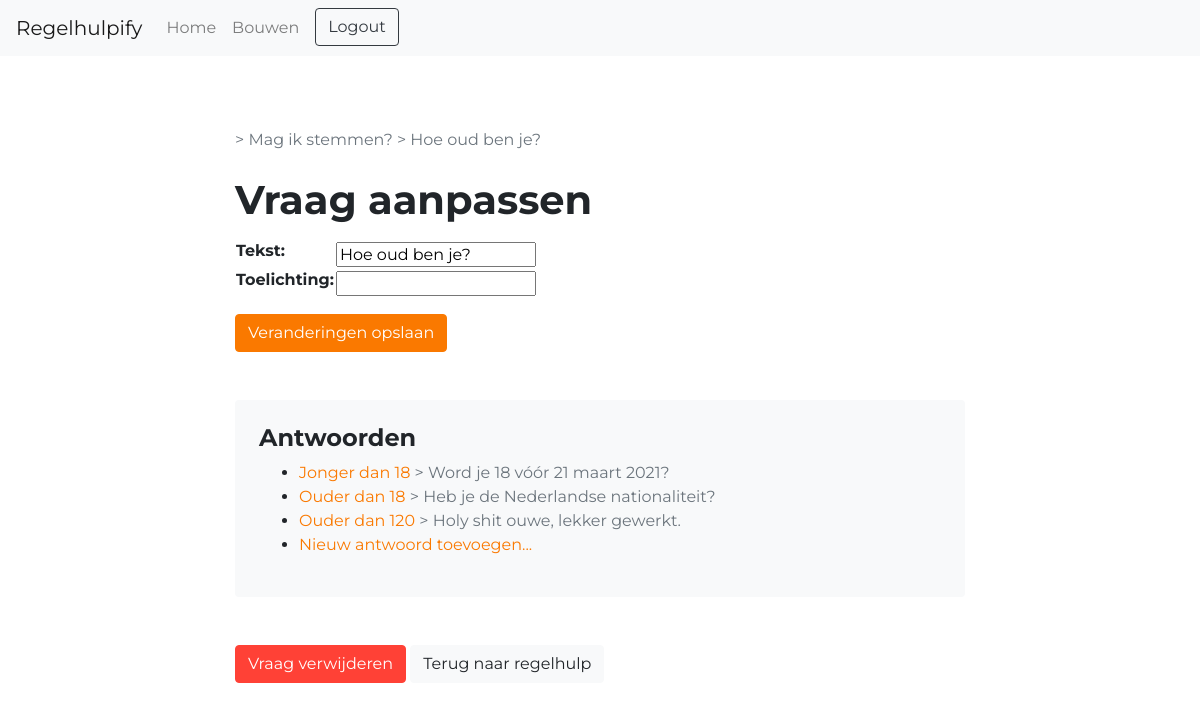
/builder/1/1/ (signed in), run on the app's committed database.
### regelhulpify/models.py (models this page shows, shortened)
class Tool(models.Model):
    owner = models.ForeignKey(User, on_delete=models.SET_DEFAULT, default=1)
    name = models.CharField(max_length=128, unique=True)
    desc = models.CharField(max_length=1024)
    img = models.URLField(max_length=1024, null=True, blank=True)
    shorturl = models.SlugField(max_length=64, unique=True, null=True, blank=True, validators=[safe_url])

class Question(models.Model):
    text = models.CharField(max_length=128)
    expl = models.CharField(max_length=256, blank=True)
    tool = models.ForeignKey(Tool, on_delete=models.CASCADE)
    position = models.IntegerField()
    result = models.BooleanField(default=False)
    class Meta:
        constraints = [
            models.UniqueConstraint(fields=['tool', 'position'], name='unique position within tool')
        ]

class Answer(models.Model):
    text = models.CharField(max_length=128)
    resulttext = models.CharField(max_length=256, blank=True)
    question = models.ForeignKey(Question, on_delete=models.CASCADE)
    nextquestion = models.ForeignKey(Question, on_delete=models.SET_DEFAULT, null=True, default="", blank=True, related_name='comesfrom')

### regelhulpify/views.py (the view, shortened to what this page needs)
# urls.py: path("builder/<int:tool>/<int:question>/", views.builder_question, name="builder_question"),
@login_required
def builder_question(request, tool, question):
    t = get_object_or_404(Tool, id=tool)
    q = Question.objects.get(tool=t, pk=question)
    a = Answer.objects.filter(question=q)
    form = QuestionForm(instance=q)
    r = 'Vraag' if q.result == 0 else 'Uitkomst'
    context = {'form': form, 'tool': t, 'question': q, 'answers': a, 'type': r}
    return render(request, 'regelhulpify/builder_question.html', context)

### regelhulpify/forms.py
class QuestionForm(ModelForm):
    class Meta:
        model = Question
        fields = ['text','expl','tool','position', 'result']
        widgets = {'tool': HiddenInput(), 'position': HiddenInput(), 'result': HiddenInput()}
        labels = {
        "text": "Tekst",
        "expl": "Toelichting",
        }

### regelhulpify/context_processors.py (called while the page is built)
def login_form(request):
    return {
        'login_form': AuthenticationForm()
    }

### regelhulpify/templates/regelhulpify/builder_question.html (shortened to what this page needs)
{% extends 'regelhulpify/base.html' %}
{% load static %}
{% block content %}
    <p class='mt-4 mb-4 text-muted'>> {{tool.name}} > {{question.text}}</p>
    <h1 class="">{% if question.result == False %}Vraag{% else %}Uitkomst{% endif %} aanpassen</h1>
    <div class="mb-5">
        <form action="" method="post">
            <table class="mt-3 mb-3">
            {{ form.as_table }}
            </table>
            <input type="submit" value="Veranderingen opslaan" class="btn btn-primary">
        </form>
    </div>
    {% if question.result == False %}
        <div class="bg-light rounded rh-answerbox p-4">
            <h4 >Antwoorden</h4>
            <ul>
                {% for answer in question.answer_set.all %}
                <li><a href="{% url 'builder_answer' tool.id question.id answer.id %}"> {{answer.text}} <span class="text-muted">> {{ answer.nextquestion.text }}</span></a></li>
                {% endfor %}
                <li><a href="{% url 'newanswer' tool.id question.id %}" class="">Nieuw antwoord toevoegen...</a></li>
            </ul>
        </div>
    <input type="button" id='question_delete' class="btn btn-danger mt-5" value='Vraag verwijderen'>
    {% else %}
    <input type="button" id='result_delete' class="btn btn-danger mt-5" value='Uitkomst verwijderen'>
    {% endif %}
    <a href="{% url 'builder_tool' tool.id %}" class="btn btn-light mt-5">Terug naar regelhulp</a>
{% endblock %}

### data on the page
Tool: name "Mag ik stemmen?"
Question: text "Hoe oud ben je?"
Answer: text "Jonger dan 18", nextquestion.text "Word je 18 vóór 21 maart 2021?"
Answer: text "Ouder dan 18", nextquestion.text "Heb je de Nederlandse nationaliteit?"
Answer: text "Ouder dan 120", nextquestion.text "Holy shit ouwe, lekker gewerkt."
